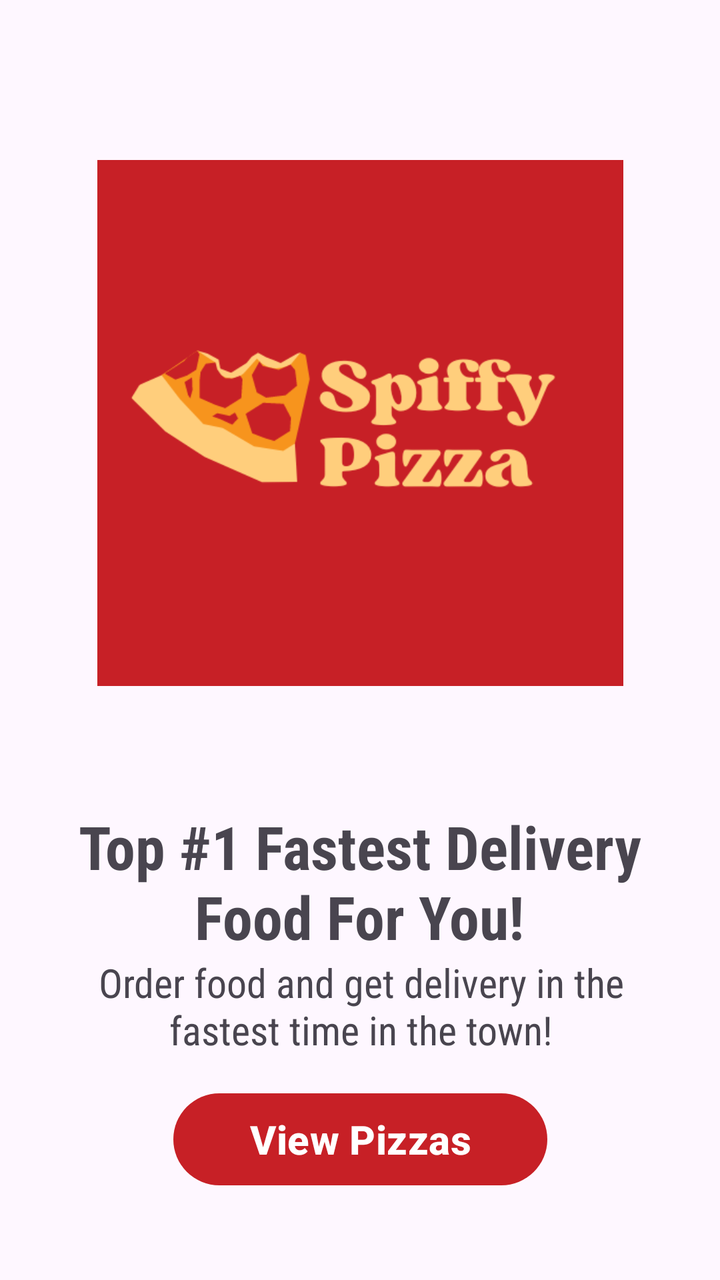
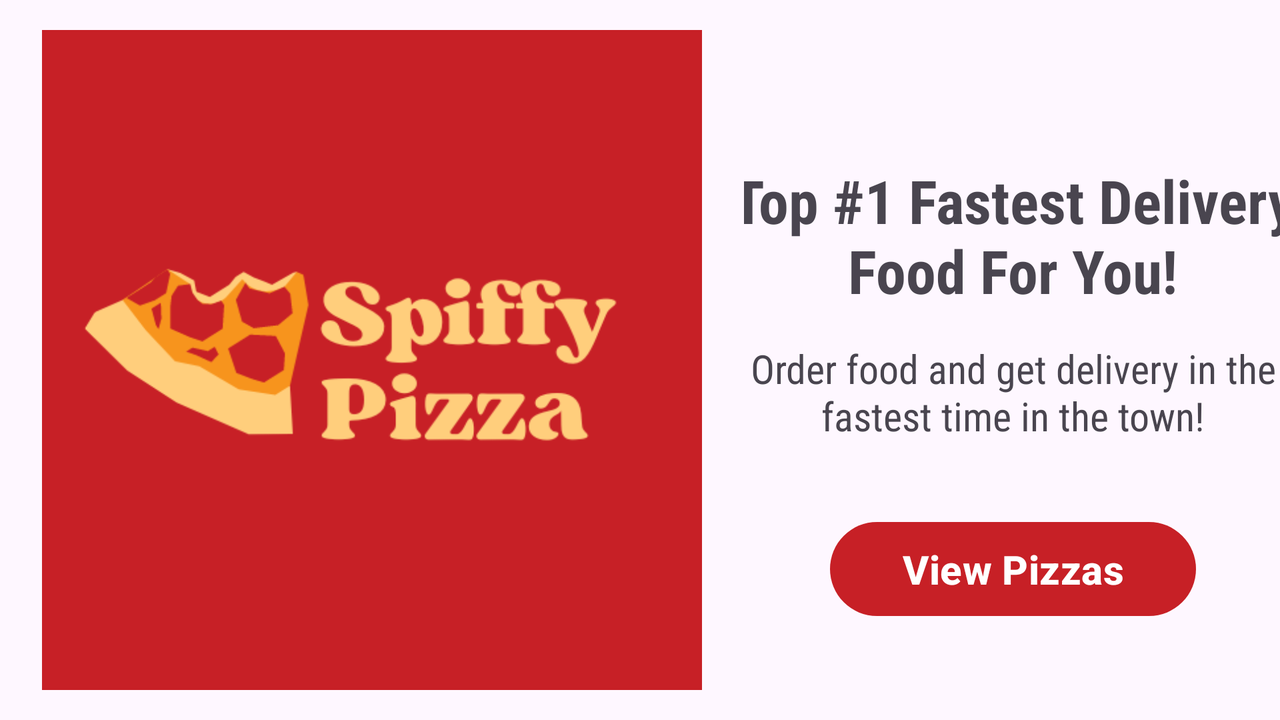

The same Android screen from two of the app's own layout files: first res/layout/ as a phone draws it, then the repository's variant for another configuration, drawn on a device whose configuration selects that folder. Both files follow.
<!-- AndroidManifest.xml: application theme Theme.Group6Project -->
<!-- res/layout/activity_main.xml -->
<?xml version="1.0" encoding="utf-8"?>
<androidx.constraintlayout.widget.ConstraintLayout xmlns:android="http://schemas.android.com/apk/res/android"
    xmlns:app="http://schemas.android.com/apk/res-auto"
    xmlns:tools="http://schemas.android.com/tools"
    android:layout_width="match_parent"
    android:layout_height="match_parent"
    tools:context=".MainActivity">
    <ImageView
        android:id="@+id/imageView"
        android:layout_width="265dp"
        android:layout_height="263dp"
        android:layout_marginStart="73dp"
        android:layout_marginLeft="73dp"
        android:layout_marginTop="80dp"
        android:layout_marginEnd="73dp"
        android:layout_marginRight="73dp"
        android:contentDescription="@string/spiffy_logo"
        app:layout_constraintEnd_toEndOf="parent"
        app:layout_constraintStart_toStartOf="parent"
        app:layout_constraintTop_toTopOf="parent"
        app:srcCompat="@drawable/spiffy_logo" />

    <TextView
        android:id="@+id/textView"
        android:layout_width="298dp"
        android:layout_height="72dp"
        android:layout_marginTop="60sp"
        android:fontFamily="sans-serif-condensed"
        android:gravity="center"
        android:text="@string/slog1"
        android:textSize="30sp"
        android:textStyle="bold"
        app:layout_constraintEnd_toEndOf="parent"
        app:layout_constraintHorizontal_bias="0.495"
        app:layout_constraintStart_toStartOf="parent"
        app:layout_constraintTop_toBottomOf="@+id/imageView"
        tools:ignore="TextSizeCheck" />

    <TextView
        android:id="@+id/textView2"
        android:layout_width="267dp"
        android:layout_height="52dp"
        android:layout_marginTop="2dp"
        android:fontFamily="sans-serif-condensed"
        android:gravity="center"
        android:text="@string/slog2"
        android:textSize="20sp"
        android:textStyle="normal"
        app:layout_constraintEnd_toEndOf="parent"
        app:layout_constraintHorizontal_bias="0.506"
        app:layout_constraintStart_toStartOf="parent"
        app:layout_constraintTop_toBottomOf="@+id/textView"
        tools:ignore="TextSizeCheck" />

    <com.google.android.material.button.MaterialButton
        android:id="@+id/btnViewButton"
        android:layout_width="187dp"
        android:layout_height="54dp"
        android:layout_marginStart="8dp"
        android:layout_marginTop="26dp"
        android:layout_marginEnd="8dp"
        android:layout_marginBottom="56dp"
        android:focusable="true"
        android:paddingTop="8dp"
        android:paddingBottom="8dp"
        android:text="@string/view_pizzas"
        android:textAllCaps="false"
        android:textColor="@color/white"
        android:textSize="20sp"
        android:textStyle="bold"
        app:backgroundTint="@color/primary"
        app:layout_constraintBottom_toBottomOf="parent"
        app:layout_constraintEnd_toEndOf="parent"
        app:layout_constraintStart_toStartOf="parent"
        app:layout_constraintTop_toBottomOf="@+id/textView2"
        tools:ignore="TextSizeCheck" />

</androidx.constraintlayout.widget.ConstraintLayout>
<!-- resources referenced by this layout -->
<resources>
  <color name="primary">#c72026</color>
  <color name="white">#FFFFFFFF</color>
  <!-- drawable spiffy_logo: png bitmap (drawable, 23614 bytes) -->
  <string name="slog1">Top #1 Fastest Delivery Food For You!</string>
  <string name="slog2">Order food and get delivery in the fastest time in the town!</string>
  <string name="spiffy_logo">spiffy logo</string>
  <string name="view_pizzas">View Pizzas</string>
  <style name="Theme.Group6Project" parent="Base.Theme.Group6Project" />
  <style name="Base.Theme.Group6Project" parent="Theme.Material3.DayNight.NoActionBar">
          
          
      </style>
</resources>
<!-- res/layout-land/activity_main.xml (the repository's variant of the layout above) -->
<!-- drawn on the phone turned sideways -->
<?xml version="1.0" encoding="utf-8"?>
<androidx.constraintlayout.widget.ConstraintLayout xmlns:android="http://schemas.android.com/apk/res/android"
    xmlns:app="http://schemas.android.com/apk/res-auto"
    xmlns:tools="http://schemas.android.com/tools"
    android:layout_width="match_parent"
    android:layout_height="match_parent"
    tools:context=".MainActivity">
    <LinearLayout
        android:layout_width="match_parent"
        android:layout_height="match_parent"
        android:orientation="horizontal">

        <ImageView
            android:id="@+id/imageView"
            android:layout_width="372dp"
            android:layout_height="wrap_content"
            android:contentDescription="@string/spiffy_logo"
            android:padding="15sp"
            app:srcCompat="@drawable/spiffy_logo" />

        <androidx.constraintlayout.widget.ConstraintLayout
            android:layout_width="wrap_content"
            android:layout_height="match_parent">

            <Button
                android:id="@+id/btnViewButton"
                android:layout_width="183dp"
                android:layout_height="55dp"
                android:layout_marginStart="96dp"
                android:layout_marginLeft="96dp"
                android:layout_marginTop="35dp"
                android:layout_marginEnd="95dp"
                android:layout_marginRight="95dp"
                android:focusable="true"
                android:paddingTop="8dp"
                android:paddingBottom="8dp"
                android:text="@string/view_pizzas"
                android:textAllCaps="false"
                android:textColor="@color/white"
                app:backgroundTint="@color/primary"
                android:textSize="20sp"
                android:textStyle="bold"
                app:layout_constraintEnd_toEndOf="parent"
                app:layout_constraintStart_toStartOf="parent"
                app:layout_constraintTop_toBottomOf="@+id/textView2"
                tools:ignore="TextSizeCheck" />

            <TextView
                android:id="@+id/textView"
                android:layout_width="298dp"
                android:layout_height="72dp"
                android:layout_marginStart="38dp"
                android:layout_marginLeft="38dp"
                android:layout_marginTop="80dp"
                android:layout_marginEnd="38dp"
                android:layout_marginRight="38dp"
                android:fontFamily="sans-serif-condensed"
                android:gravity="center"
                android:text="@string/slog1"
                android:textSize="30sp"
                android:textStyle="bold"
                app:layout_constraintEnd_toEndOf="parent"
                app:layout_constraintStart_toStartOf="parent"
                app:layout_constraintTop_toTopOf="parent"
                tools:ignore="TextSizeCheck" />

            <TextView
                android:id="@+id/textView2"
                android:layout_width="267dp"
                android:layout_height="52dp"
                android:layout_marginStart="54dp"
                android:layout_marginLeft="54dp"
                android:layout_marginTop="18dp"
                android:layout_marginEnd="53dp"
                android:layout_marginRight="53dp"
                android:fontFamily="sans-serif-condensed"
                android:gravity="center"
                android:text="@string/slog2"
                android:textSize="20sp"
                android:textStyle="normal"
                app:layout_constraintEnd_toEndOf="parent"
                app:layout_constraintStart_toStartOf="parent"
                app:layout_constraintTop_toBottomOf="@+id/textView"
                tools:ignore="TextSizeCheck" />
        </androidx.constraintlayout.widget.ConstraintLayout>

    </LinearLayout>
</androidx.constraintlayout.widget.ConstraintLayout>
